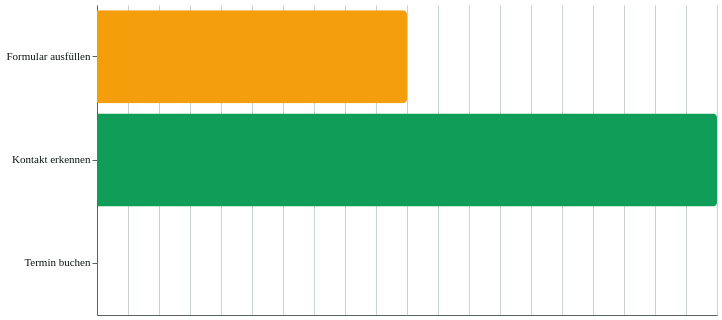

Specify this chart in Vega-Lite:
### Vega-Lite specification from a JSON file in a GitHub repository (floating-point values rounded to 4 significant figures)
{"$schema": "https://vega.github.io/schema/vega-lite/v6.json", "description": "Pixelkiez approved template V09_AGENT_READINESS: Agent Readiness", "usermeta": {"template_id": "V09_AGENT_READINESS", "name": "Agent Readiness", "purpose": "Fähigkeits-/Statusmatrix", "brand_contract": "pixelkiez-v1"}, "width": 620, "height": 310, "data": {"values": [{"capability": "Kontakt erkennen", "status": "ja", "value": 1}, {"capability": "Formular ausfüllen", "status": "teilweise", "value": 0.5}, {"capability": "Termin buchen", "status": "nein", "value": 0}]}, "mark": {"type": "bar", "cornerRadiusEnd": 4}, "encoding": {"y": {"field": "capability", "type": "nominal", "axis": {"title": null}}, "x": {"field": "value", "type": "quantitative", "scale": {"domain": [0, 1]}, "axis": {"title": null, "labels": false, "ticks": false}}, "color": {"field": "status", "type": "nominal", "scale": {"domain": ["nein", "teilweise", "ja"], "range": ["#EC5E43", "#F59E0B", "#0F9D58"]}, "legend": null}}, "config": {"background": "#FFFFFF", "font": "Schibsted Grotesk", "title": {"font": "Schibsted Grotesk", "fontSize": 18, "fontWeight": 700, "color": "#0E1414", "anchor": "start"}, "axis": {"labelFont": "IBM Plex Mono", "labelFontSize": 11, "titleFont": "Schibsted Grotesk", "titleFontSize": 12, "labelColor": "#0E1414", "titleColor": "#0E1414", "gridColor": "#C6D4D1", "domainColor": "#566360", "tickColor": "#566360"}, "legend": {"labelFont": "Schibsted Grotesk", "labelFontSize": 11, "titleFont": "Schibsted Grotesk", "titleFontSize": 12, "labelColor": "#0E1414", "titleColor": "#0E1414"}, "view": {"stroke": null}}}
